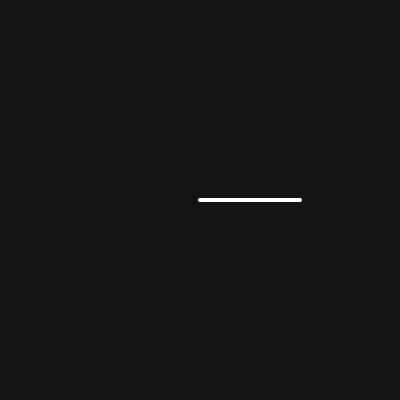
Frame 1 (no input)
Frame 60 (no input): identical to frame 1, image omitted
Frame 120 (the mouse pressed at the canvas centre since frame 60): identical to frame 1, image omitted

The p5.js sketch that drew this single still picture (run headless with seeded random() and noise() and a simulated clock; from frame 60 on, the mouse is pressed at the canvas centre):

// p5.js sketch
// ── sketch.js
function setup() {
  createCanvas(400, 400);
  //console.log(floor(millis())+'milliseconds');
}
let angle = 0;

function draw() {
  background(20);

  translate(width/2,height/2);
  strokeWeight(4);
  rotate(angle);
  stroke(255);
  line(0,0,100,0);
  //angle += .1;
}
